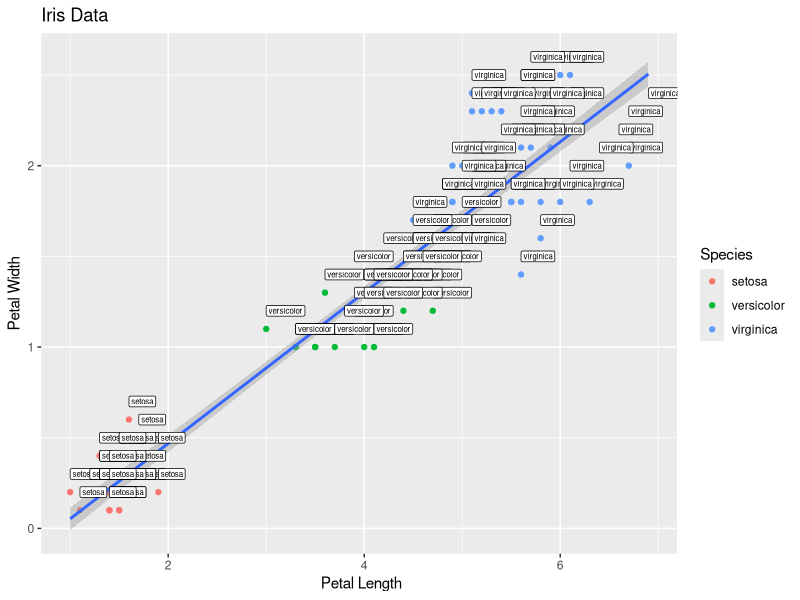
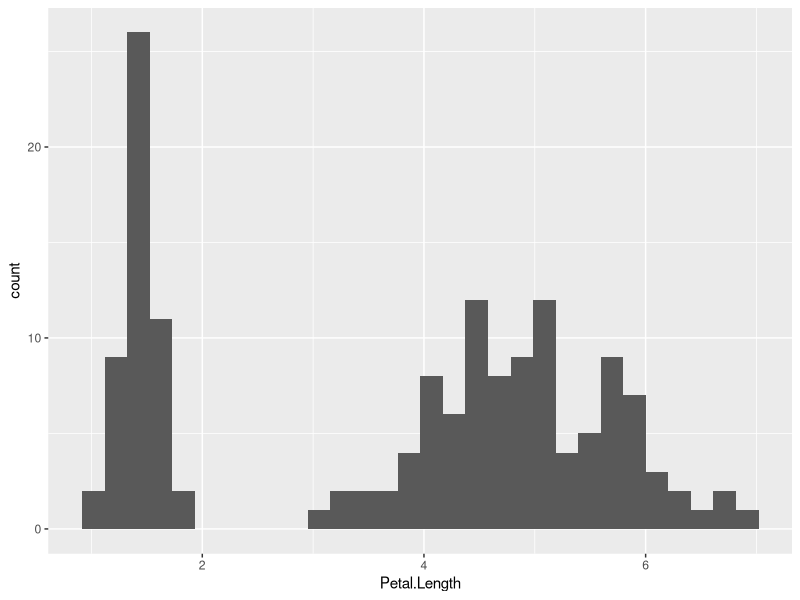
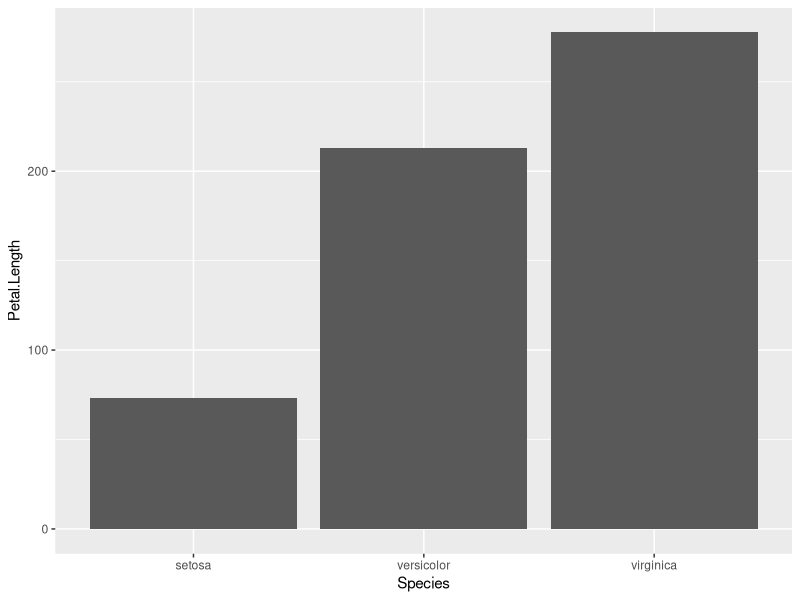
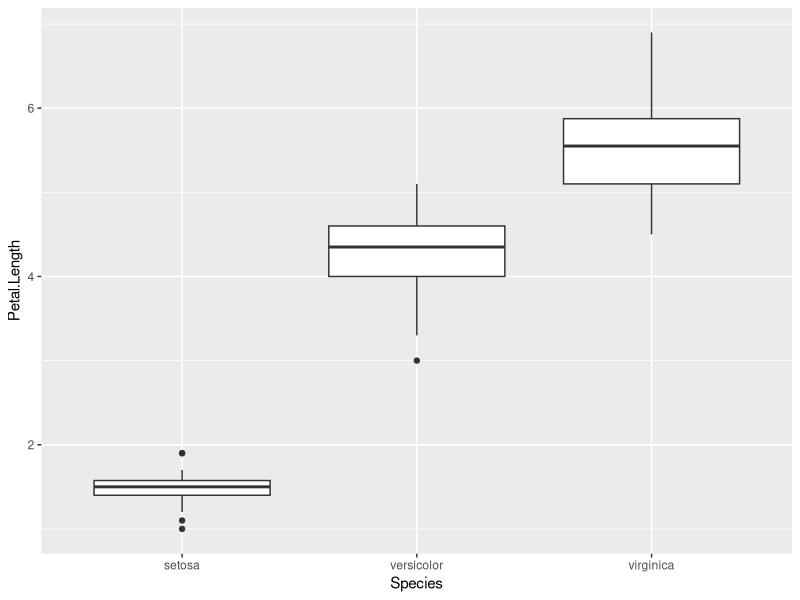

Generate these figures, in order, with R:
#4.1 Create a Scatter plot with the iris dataset using the ggplot package.
#Add legends, lines, and labels, and use the aes function in the plot.
library(ggplot2)
data("iris")

ggplot(data=iris,mapping=aes(x=Petal.Length,y=Petal.Width))+
  geom_point(aes(color=Species))+
  geom_smooth(method="lm")+
  labs(title="Iris Data",x=" Petal Length", 
       y="Petal Width")+
  geom_label(aes(label=Species,hjust=0),nudge_y=0.1,size=2)



#4.2  Choose a dataset of your choice and plot a Histogram for the same.
ggplot(iris, aes(x=Petal.Length)) + 
  geom_histogram()


#4.3  Choose a dataset of your choice and plot a Bar Graph for the same.
ggplot(iris, aes(x=Species,y=Petal.Length)) + 
  geom_bar(stat = "identity")


#4.4  Choose a dataset of your choice and plot a Box plot for the same.
ggplot(iris, aes(Species,Petal.Length)) + 
  geom_boxplot()

